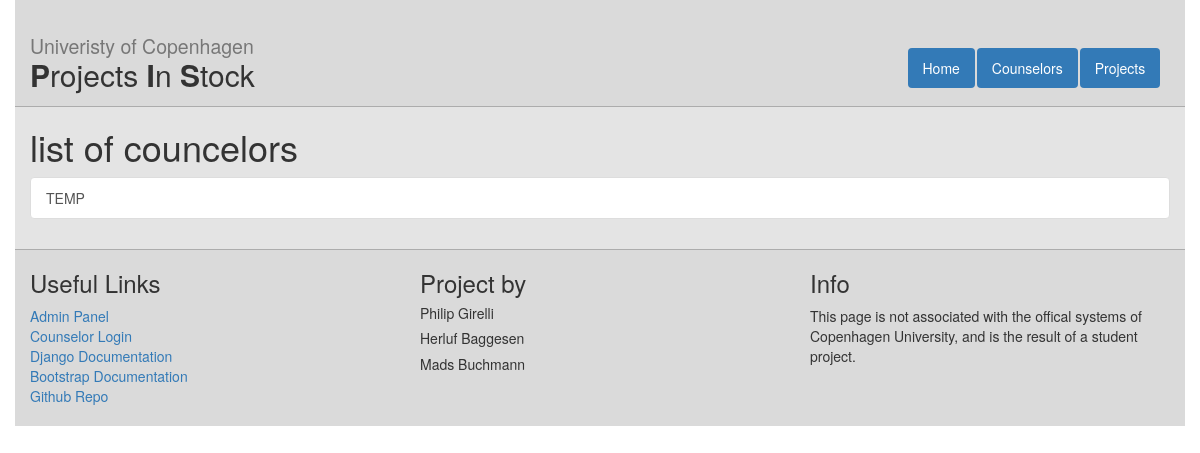
The app's page /counselors, older data.
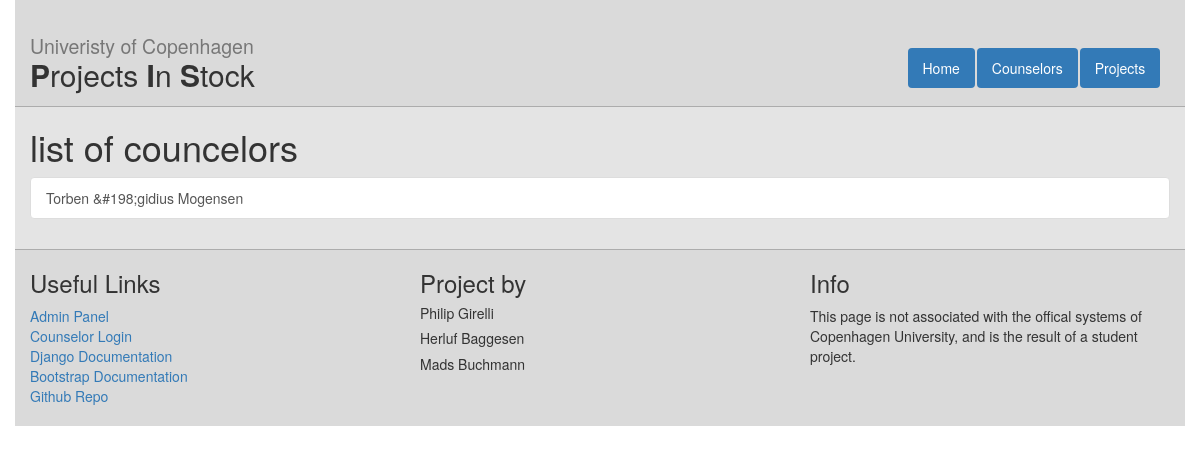
The same page, newer data.
### web/models.py (models this page shows, shortened)
class Counselor(models.Model):
    readonly_fields=('account_id',)
    name = models.CharField(max_length=255)
    email = models.EmailField()
    study_area = models.CharField(max_length=255)
    office = models.CharField(max_length=255)
    projects = models.ManyToManyField(Project)
    url = models.URLField(default="NOURL")
    account_id = models.IntegerField(default=-1)

### web/views.py (the view)
# urls.py: url(r'^counselors$', views.counselor_list, name="counselor_list"),
def counselor_list(request):
    cs = Counselor.objects.all()
    context = {
        "counselors": cs
    }
    return render(request, 'web/counselor_list.html', context)

### web/templates/web/counselor_list.html
{%extends "web/master.html" %}
{% block content%}
<h1>list of councelors</h1>
  <div class="list-group">
  {% for c in counselors %}
    <a class="list-group-item" href="{% url 'counselor_detail' c.id %}">{{ c.name }}</a>
  {% endfor %}
</div>
{% endblock %}

Row changes from the older to the newer data that the page shows:
changed Counselor: name "TEMP" → "Torben &#198;gidius Mogensen"
